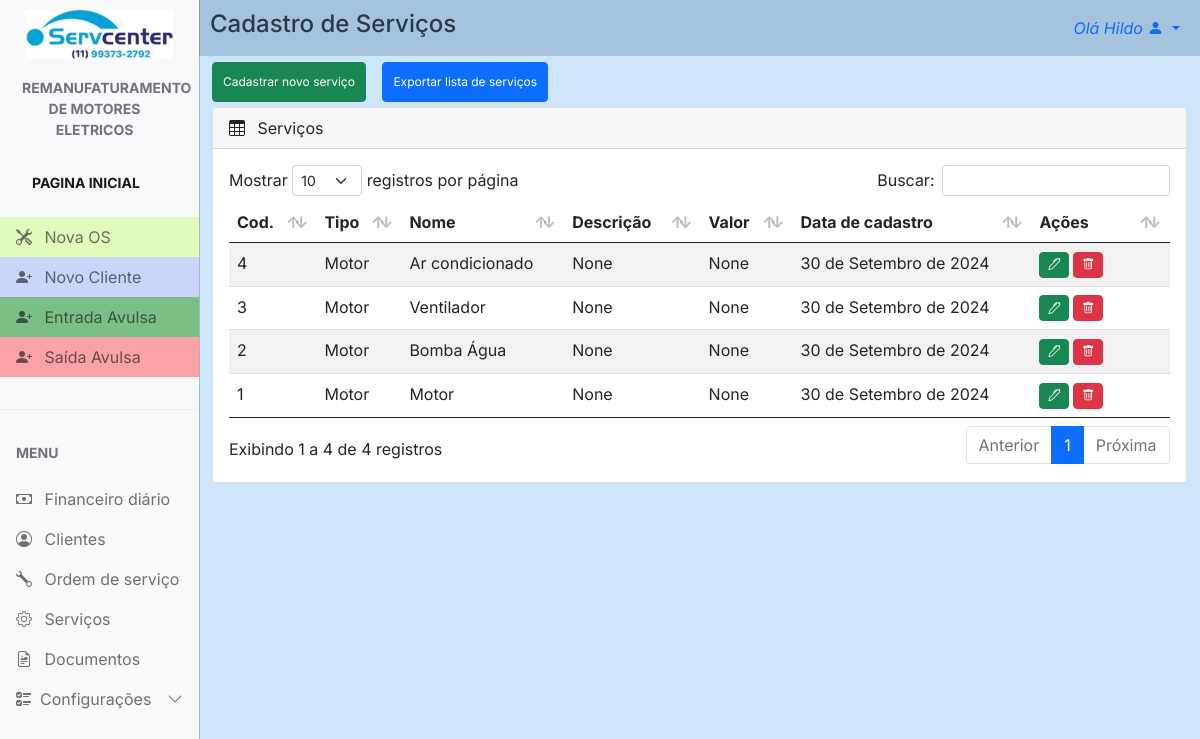
The app's page /services/ (signed in) with its own data.
### config/models.py (models this page shows, shortened)
class Config(models.Model):
    nome_empresa = models.CharField(max_length=100, blank=True, null=True)
    nome_fantasia = models.CharField(max_length=100, blank=True, null=True)
    responsavel = models.CharField(max_length=100, blank=True, null=True)
    atividade = models.CharField(max_length=100, blank=True, null=True)
    cnpj = models.CharField(max_length=20, blank=True, null=True)
    endereco = models.CharField(max_length=100, blank=True, null=True)
    numero = models.CharField(max_length=10, blank=True, null=True)
    bairro = models.CharField(max_length=50, blank=True, null=True)
    cidade = models.CharField(max_length=50, blank=True, null=True)
    estado = models.CharField(max_length=2, blank=True, null=True)
    cep = models.CharField(max_length=10, blank=True, null=True)
    logo1 = models.ImageField(upload_to='logos', blank=True, null=True)
    logo2 = models.ImageField(upload_to='logos', blank=True, null=True)
    obs = models.TextField(blank=True, null=True)
    data = models.DateField(blank=True, null=True)
    telefone = models.CharField(max_length=20, blank=True, null=True)
    whatsapp = models.CharField(max_length=20, blank=True, null=True)

### services/models.py (models this page shows, shortened)
class Services(models.Model):
    cod = models.AutoField(primary_key=True)
    tipo = models.CharField(max_length=20, default="Pessoa Física")
    nome = models.CharField(max_length=50)
    descr = models.CharField(max_length=50, null=True, blank=True)
    valor = models.CharField(max_length=20, null=True, blank=True)
    obs = models.CharField(max_length=50, null=True, blank=True)
    data_cadastro = models.DateField(auto_now_add=True, blank=True)
    foto = models.ImageField(upload_to="foto_cliente", null=True, blank=True)

### services/views.py (the view)
# urls.py: path('services/', include("services.urls")),
@login_required
def services(request):
    if request.method == "GET":
        serv = Services.objects.all()
        return render(request, 'services.html', {'serv': serv})

### config/context_processors.py (called while the page is built)
def conf(request):
    logo = Config.objects.all().first
    return {'logo': logo}

### servcenter/context_processors.py (called while the page is built)
def project_settings(request):
    config = Config.objects.first()
    return {
        'config': config,
    }

### services/templates/services.html (shortened to what this page needs)
{% extends "main.html" %} {% load static %} {% block 'head' %}
<link rel="stylesheet" href="{% static 'css/main.css' %}" />
<link rel="stylesheet" href="{% static 'clients/css/clients.css' %}" />
{% endblock %} {% block 'main' %}
<div class="row">
  <div id="cad_cli_tit">
    <a>Cadastro de Serviços</a>
  </div>
  <div class="actions_bar">
    <a href="{% url 'new_services' %}" id="btn_nc" type="button" class="btn btn-success">
      Cadastrar novo serviço
    </a>
    <a href="{% url 'services_xlr' %}" id="btn_ac" type="button" class="btn btn-primary">
      Exportar lista de serviços
    </a>
  </div>
  <div class="col-md-12 mb-3">
    <div class="card">
      <div class="card-header">
        <span><i class="bi bi-table me-2"></i></span> Serviços
      </div>
      <div class="card-body">
        <div id="table_cli" class="table-responsive">
          <table
            id="example"
            class="table table-striped data-table"
            style="width: 100%"
          >
            <thead>
              <tr>
                <th>Cod.</th>
                <th>Tipo</th>
                <th>Nome</th>
                <th>Descrição</th>
                <th>Valor</th>
                <th>Data de cadastro</th>
                <th id="acoes_th">Ações</th>
              </tr>
            </thead>
            <tbody>
              {% for services in serv %}
              <tr>
                <td>{{ services.cod }}</td>
                <td>{{ services.tipo }}</td>
                <td>{{ services.nome }}</td>
                <td>{{ services.descr }}</td>
                <td>{{ services.valor }}</td>
                <td>{{ services.data_cadastro }}</td>
                <th>
                  <a href="{% url 'edit_services' services.cod %}" id="btn_ap" type="button" class="btn btn-success">
                    <i class="bi bi-pen"></i>
                  </a>
                  <a href="{% url 'del_services' services.cod %}" id="btn_ap" type="button" class="btn btn-danger delete">
                    <i class="bi bi-trash"></i>
                </th>
              </tr>
              {% endfor %}
            </tbody>
          </table>
        </div>
      </div>
    </div>
  </div>
</div>
{% endblock%}

### templates/main.html (shortened to what this page needs)
{% load static %}
<!DOCTYPE html>
<html lang="en">
  <head>
    <link rel="stylesheet" href="{% static 'css/bootstrap.min.css'%}" />
    <link
      rel="stylesheet"
      href="https://cdn.jsdelivr.net/npm/bootstrap-icons@1.4.1/font/bootstrap-icons.css"
    />
    <link rel="stylesheet" href="{% static 'css/dataTables.bootstrap5.min.css' %}" />
    <link rel="stylesheet" href="{% static 'css/main.css' %}" />
    {% block 'head' %}{% endblock %}
  </head>
  <body>
    <div
      class="offcanvas offcanvas-start sidebar-nav bg-light"
      tabindex="-1"
      id="sidebar"
    >
      <div class="offcanvas-body p-0">
        <nav class="navbar-light">
          <ul class="navbar-nav">
            <li>
              <div class="text-muted small fw-bold text-uppercase px-3">
                <a href="{% url 'dashboard' %}">
                  {% if config.logo1 %}
                    <img id="logo" src="{{ config.logo1.url }}" alt="logo" />
                  {% else %}
                    <p>No logo available</p>
                  {% endif %}
                </a>
              </div>
            </li>
            <li id="tit_motores">
              <a href="{% url 'dashboard' %}" class="nav-link px-3 active">
                <div class="text-muted small fw-bold text-uppercase px-3 mb-3">
                  {{config.atividade}}
                </div>
              </a>
            </li>
            <li>
              <div class="text-muted small fw-bold text-uppercase px-3 mb-3">
                <a href="{% url 'dashboard' %}" class="nav-link px-3 active">Pagina Inicial</a>
              </div>
            </li>
            <li>
              <a id="n_os" href="{% url 'new_work_order' %}" class="nav-link px-3">
                <span class="me-2"><i class="bi bi-tools"></i></span>
                <span>Nova OS</span>
              </a>
            </li>
            <li>
              <a id="n_cli" href="{% url 'new_client' %}" class="nav-link px-3">
                <span class="me-2"><i class="bi bi-person-plus-fill"></i></span>
                <span>Novo Cliente</span>
              </a>
            </li>
            <li>
              <a id="in" href="{% url 'new_finance' %}" class="nav-link px-3">
                <span class="me-2"><i class="bi bi-person-plus-fill"></i></span>
                <span>Entrada Avulsa</span>
              </a>
            </li>
            <li>
              <a id="out" href="{% url 'new_finance_out' %}" class="nav-link px-3">
                <span class="me-2"><i class="bi bi-person-plus-fill"></i></span>
                <span>Saída Avulsa</span>
              </a>
            </li>
            <li class="my-4"><hr class="dropdown-divider bg-light" /></li>
            <li>
              <div class="text-muted small fw-bold text-uppercase px-3 mb-3">
                Menu
              </div>
            </li>
            {% if user.is_superuser %}
              <li>
                  <a href="{% url 'finance' %}" class="nav-link px-3">
                      <span class="me-2"><i class="bi bi-cash"></i></span>
                      <span>Financeiro</span>
                  </a>
              </li>
            {% else %}
                <li>
                    <a href="{% url 'finance' %}" class="nav-link px-3">
                        <span class="me-2"><i class="bi bi-cash"></i></span>
                        <span>Financeiro diário</span>
                    </a>
                </li>
            {% endif %}
            <li>
              <a href="{% url 'clients' %}" class="nav-link px-3">
                <span class="me-2"><i class="bi bi-person-circle"></i></span>
                <span>Clientes</span>
              </a>
            </li>
            <li>
              <a href="{% url 'work_order' %}" class="nav-link px-3">
                <span class="me-2"><i class="bi bi-wrench"></i></span>
                <span>Ordem de serviço</span>
              </a>
            </li>
            <li>
              <a href="{% url 'services' %}" class="nav-link px-3">
                <span class="me-2"><i class="bi bi-gear"></i></span>
                <span>Serviços</span>
              </a>
            </li>
            <li>
              <a href="{% url 'documents' %}" class="nav-link px-3">
                <span class="me-2"><i class="bi bi-file-earmark-richtext"></i></span>
                <span>Documentos</span>
              </a>
            </li>
            <li>
              <a
                class="nav-link px-3 sidebar-link"
                data-bs-toggle="collapse"
                href="#layouts"
              >
                <span class="me-2"><i class="bi bi-ui-checks"></i></span>
                <span>Configurações</span>
                <span class="ms-auto">
                  <span class="right-icon">
                    <i class="bi bi-chevron-down"></i>
                  </span>
                </span>
              </a>
            </li>
          </ul>
        </nav>
      </div>
    </div>
    <nav class="navbar navbar-expand-lg" id="top_nav">
      <div  class="container-fluid">
        <div class="collapse navbar-collapse" id="topNavBar">
          <ul class="navbar-nav">
            <li class="nav-item dropdown">
              <a
                class="nav-link dropdown-toggle ms-2"
                href="#"
                role="button"
                data-bs-toggle="dropdown"
                aria-expanded="false"
              >
                <i>Olá {{request.user.first_name}}</i>
                <i class="bi bi-person-fill"></i>
              </a>
            </li>
          </ul>
        </div>
      </div>
    </nav>
    {% block 'main' %} {% endblock %}
  </body>
</html>

### templates/static/css/main.css (style rules this page uses)
body, button { font-family: "Inter", sans-serif; margin: 0; padding: 0; background: rgba(91, 170, 244, 0.293); }
:root { --offcanvas-width: 200px; --topNavbarHeight: 0px; }
#logo { padding: 10px; max-width: 100%; }
#n_os { background: rgba(172, 255, 47, 0.303); }
#n_cli { background: rgba(47, 95, 255, 0.234); }
#in { background-color: #2a9c3d9c; }
#out { background-color: #fa6c6c9a; }
#tit_motores { text-align: center; margin-left: -10px; }
.sidebar-nav { width: var(--offcanvas-width); }
.sidebar-link { display: flex; align-items: center; }
.sidebar-link .right-icon { display: inline-flex; }
#top_nav { background: rgba(65, 109, 150, 0.293); }
@media (min-width: 992px) { body { overflow: auto !important; } }
@media (min-width: 992px) { .sidebar-nav { -webkit-transform: none; transform: none; visibility: visible !important; height: calc(100% - var(--topNavbarHeight)); top: var(--topNavbarHeight); } }
@media (min-width: 992px) { #cad_cli_tit { margin-top: -50px; } }

### templates/static/clients/css/clients.css (style rules this page uses)
.row { margin-left: 0px; margin-right: 0px; padding: 0; }
#cad_cli_tit { margin-top: 0px; font-size: 2vh; font-weight: 500; margin-left: 10px; }
#btn_nc, #btn_ac { font-size: 1vh; margin: 0px 0px 5px 12px; }
#btn_ed, #btn_ap, #btn_wz { width: 20px; font-size: 1vh; padding: 3px; justify-content: center; }
#table_cli { font-size: 1.5vh; width: auto; }
.actions_bar { padding: 0px; }
#acoes_th { min-width: 60px; }
@media (min-width: 992px) { .row { margin-left: 200px; margin-right: 1.5px; } }
@media (min-width: 992px) { #cad_cli_tit { margin-top: -50px; font-size: 3vh; font-weight: 500; border: 0; padding: 0; margin-bottom: 20px; } }
@media (min-width: 992px) { #btn_nc, #btn_ac { padding: 10px; font-size: 1.5vh; margin: 0px 0px 5px 12px; } }
@media (min-width: 992px) { #btn_ed, #btn_ap, #btn_wz { width: 30px; font-size: 1.5vh; padding: 3px; } }
@media (min-width: 992px) { #table_cli { font-size: 2vh; } }
@media (min-width: 992px) { #acoes_th { width: 100px; } }

### records on screen
Config: logo1 (picture), atividade "REMANUFATURAMENTO DE MOTORES ELETRICOS"
Services: cod "1", tipo "Motor", nome "Motor", descr "None", valor "None", data_cadastro "30 de Setembro de 2024"
Services: cod "2", tipo "Motor", nome "Bomba Água", descr "None", valor "None", data_cadastro "30 de Setembro de 2024"
Services: cod "3", tipo "Motor", nome "Ventilador", descr "None", valor "None", data_cadastro "30 de Setembro de 2024"
Services: cod "4", tipo "Motor", nome "Ar condicionado", descr "None", valor "None", data_cadastro "30 de Setembro de 2024"

### other values on screen
{{ request.user.first_name }} "Hildo"
